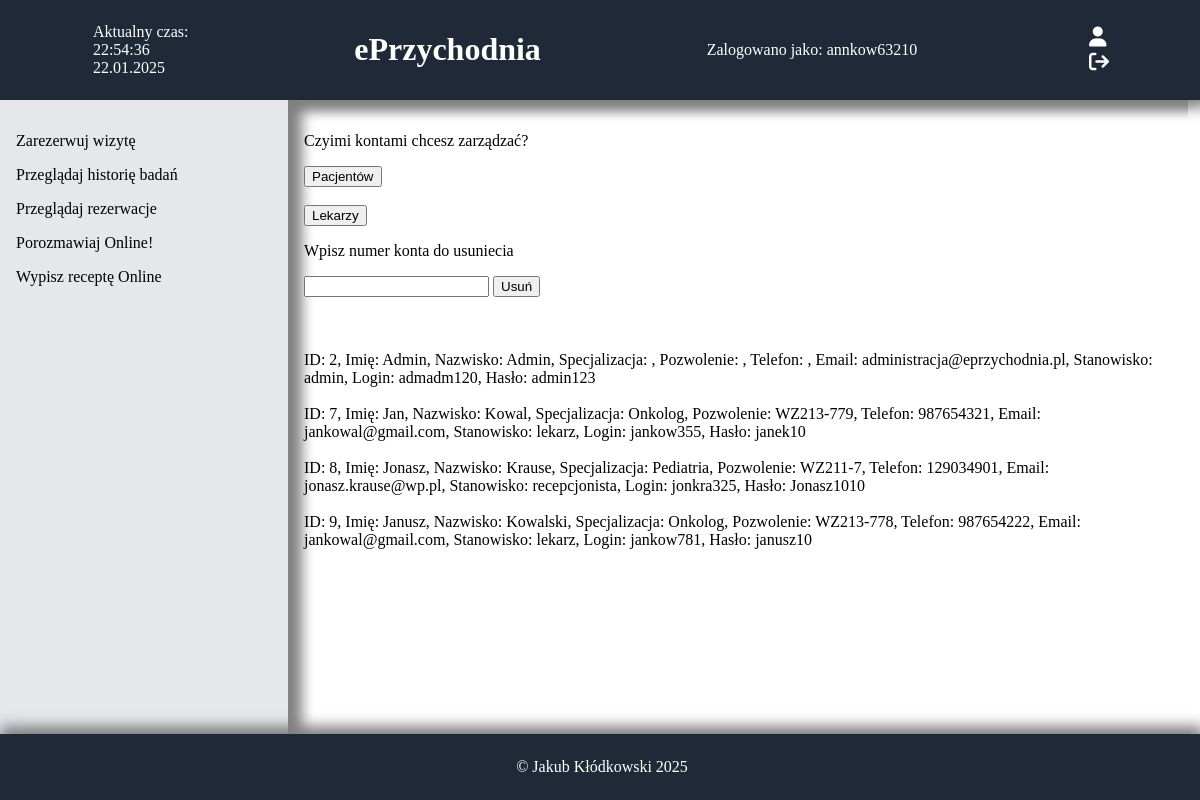
/zarzadzaj_kontami_lekarzy.php, run on the app's committed database.
### tables this page shows
CREATE TABLE `zalogowani` (
  `login` char(11) DEFAULT NULL,
  `haslo` varchar(100) DEFAULT NULL,
  `kto` varchar(100) DEFAULT NULL
);

CREATE TABLE `pracownik` (
  `id_lekarza` int(10) UNSIGNED NOT NULL,
  `Imie` varchar(50) DEFAULT NULL,
  `Nazwisko` varchar(50) DEFAULT NULL,
  `Specjalizacja` varchar(100) DEFAULT NULL,
  `PWZ` varchar(100) DEFAULT NULL,
  `tel` char(9) DEFAULT NULL,
  `email` varchar(100) DEFAULT NULL,
  `stanowisko` varchar(100) NOT NULL,
  `login` char(9) DEFAULT NULL,
  `haslo` varchar(100) DEFAULT NULL
);

### zarzadzaj_kontami_lekarzy.php (the view, shortened to what this page needs)
<!DOCTYPE html>
<html lang="pl">
<head>
    <link rel="stylesheet" href="https://cdnjs.cloudflare.com/ajax/libs/font-awesome/6.4.2/css/all.min.css">
    <link rel="stylesheet" href="style.css">
</head>
<body>
    <header>
    <div id="data"></div>
        <h1 class="text-xl font-bold text-center flex-1"><a href="index.php">ePrzychodnia</a></h1>
        <?php
            $connect = mysqli_connect("localhost", "root", "", "eprzychodnia");
            $query0 = "SELECT `login` FROM `zalogowani` LIMIT 1";
            $result = mysqli_query($connect, $query0);
            if ($result && mysqli_num_rows($result) > 0) {
                $row = mysqli_fetch_assoc($result);
                $log = $row['login'];
                echo "Zalogowano jako: " . htmlspecialchars($log);
            } else {
                echo "Nie zalogowano.";
            }
        ?>
        <div>
        <form action="zaloguj.php">
    <button class="icon-button"><i class="fa-solid fa-user"></i></button>
</form>
<form action="wyloguj.php">
    <button class="icon-button"><i class="fa fa-sign-out"></i></button>
</form>
<?php
$connect = mysqli_connect("localhost", "root", "", "eprzychodnia");
$query1 = "SELECT `kto` FROM `zalogowani`";
$result1 = mysqli_query($connect, $query1);
if ($row = mysqli_fetch_assoc($result1)) {
    $kto = $row['kto'];
}
?>
    </header>
    <div style="display: flex; flex: 1;">
        <nav>
            <?php
                $connect = mysqli_connect("localhost", "root", "", "eprzychodnia");
                $query0="select * from `zalogowani`";
                $result0=mysqli_query($connect,$query0);
                if(mysqli_num_rows($result0)>0){
                    $query1 = "SELECT `kto` FROM `zalogowani`";
                    $result1 = mysqli_query($connect, $query1);
                    if ($row = mysqli_fetch_assoc($result1)) {
                        $kto = $row['kto'];
                    }
                    $query2="select * from `uprawnienia` where `stanowisko`='".$kto."'";
                    $result2=mysqli_query($connect,$query2);
                    if($row=mysqli_fetch_assoc($result2)){
                        $rezerwuj=$row['rezerwuj'];
                        $przegladaj_historie=$row['przegladaj_historie'];
                        if($rezerwuj==1){
                            echo "<p><a href='rezerwuj.php'>Zarezerwuj wizytę</a></p>";
                        }
                        if($przegladaj_historie==1){
                            echo "<p><a href='historia.php'>Przeglądaj historię badań</a></p>";
                        }
                        if($row['przegladaj_rezerwacje']==1){
                            echo "<p><a href='przegladaj_rezerwacje.php'>Przeglądaj rezerwacje</a></p>";
                        }
                        if($row['ewizyta']==1){
                            echo "<p><a href='chat.php'>Porozmawiaj Online!</a></p>";
                        }
                        if($row['napisz_recepte']==1){
                            echo "<p><a href='zamow_recepte.php'>Wypisz receptę Online</a></p>";
                        }
                    }
                }
            ?>
        </nav>
        <main>
            <div class="index-content">
                <p>Czyimi kontami chcesz zarządzać?</p>
                <form action="zarzadzaj_kontami_pacjentow.php" method="post">
                    <input type="submit" value="Pacjentów">
                </form>
                <br>
                <form action="zarzadzaj_kontami_lekarzy.php" method="post">
                    <input type="submit" value="Lekarzy">
                </form>
                <p>Wpisz numer konta do usuniecia</p>
                <form action="usun_konto_pracownik.php" method="post">
                    <input type="number" name="id_konta" id="i0">
                    <input type="submit" value="Usuń">
                </form>
                <br>
                <br>
                <br>
                <?php
                    $connect = mysqli_connect("localhost", "root", "", "eprzychodnia");
                    $query0="select * from `pracownik`";
                    $result0=mysqli_query($connect,$query0);
                    while($row=mysqli_fetch_assoc($result0)){
                        echo "ID: ".$row['id_lekarza'].", Imię: ".$row['Imie'].", Nazwisko: ".$row['Nazwisko'].", Specjalizacja: ".$row['Specjalizacja'].", Pozwolenie: ".$row['PWZ'].", Telefon: ".$row['tel'].", Email: ".$row['email'].", Stanowisko: ".$row['stanowisko'].", Login: ".$row['login'].", Hasło: ".$row['haslo']."<br><br>";
                    }
                ?>
            </div>
        </main>
    </div>
    <footer>
        <p>&copy; Jakub Kłódkowski 2025</p>
    </footer>
</body>
</html>

### style.css (style rules this page uses)
body { display: flex; flex-direction: column; height: 100vh; margin: 0; width: 99vw; overflow-x: hidden; }
header { background-color: #1f2937; color: white; padding: 10px; width: 100%; display: flex; justify-content: space-around; align-items: center; text-decoration: none; box-shadow: 0px 8px 13px 0px gray; }
nav { background-color: #e5e7eb; width: 256px; padding: 16px; }
main { flex: 1; padding: 16px; box-shadow: inset 14px 8px 13px 0px gray; }
footer { background-color: #1f2937; color: white; text-align: center; padding: 8px; width: 100%; box-shadow: 0px -8px 13px 0px gray; }
.icon-button { color: white; font-size: 1.25rem; background: none; border: none; cursor: pointer; }
h1>a { text-decoration: none; color: white; }
p>a { text-decoration: none; color: black; }

### data on the page
zalogowani: login "annkow63210"
pracownik: id_lekarza "2", Imie "Admin", Nazwisko "Admin", email "administracja@eprzychodnia.pl", stanowisko "admin", login "admadm120", haslo "admin123"
pracownik: id_lekarza "7", Imie "Jan", Nazwisko "Kowal", Specjalizacja "Onkolog", PWZ "WZ213-779", tel "987654321", email "jankowal@gmail.com", stanowisko "lekarz", login "jankow355", haslo "janek10"
pracownik: id_lekarza "8", Imie "Jonasz", Nazwisko "Krause", Specjalizacja "Pediatria", PWZ "WZ211-7", tel "129034901", email "jonasz.krause@wp.pl", stanowisko "recepcjonista", login "jonkra325", haslo "Jonasz1010"
pracownik: id_lekarza "9", Imie "Janusz", Nazwisko "Kowalski", Specjalizacja "Onkolog", PWZ "WZ213-778", tel "987654222", email "jankowal@gmail.com", stanowisko "lekarz", login "jankow781", haslo "janusz10"
